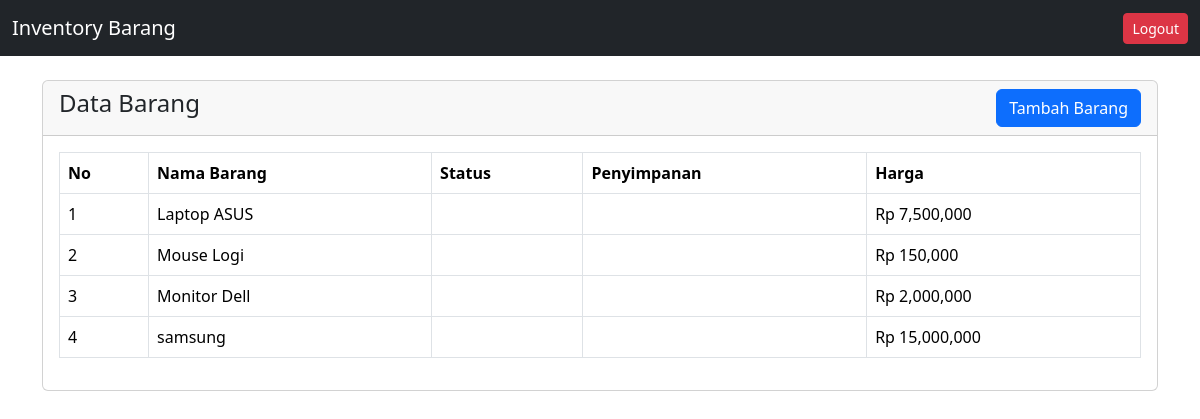
/pengguna/index.php, run on the app's committed database.
### tables this page shows
CREATE TABLE `barang` (
  `id` int(11) NOT NULL,
  `nama_barang` varchar(100) NOT NULL,
  `status_id` varchar(50) DEFAULT NULL,
  `penyimpanan_id` varchar(100) DEFAULT NULL,
  `harga_barang` int(11) DEFAULT NULL
);

### pengguna/index.php (the view, shortened to what this page needs)
<?php
include '../koneksi.php';
$data = mysqli_query($koneksi, "SELECT * FROM barang");
?>
<!DOCTYPE html>
<html>
<head>
    <link href="https://cdn.jsdelivr.net/npm/bootstrap@5.3.3/dist/css/bootstrap.min.css" rel="stylesheet">
</head>
<body>
    <nav class="navbar navbar-dark bg-dark">
        <div class="container-fluid">
            <span class="navbar-brand">
                Inventory Barang
            </span>
            <div>
                <a href="../logout.php" class="btn btn-danger btn-sm">
                    Logout
                </a>
            </div>
        </div>
    </nav>
    <div class="container mt-4">
        <div class="card">
            <div class="card-header d-flex justify-content-between">
                <h4>Data Barang</h4>
                <?php if ($_SESSION['role'] == 'admin' || 'pengguna') { ?>
                    <a href="tambah_barang.php" class="btn btn-primary">
                        Tambah Barang
                    </a>
                <?php } ?>
            </div>
            <div class="card-body">
                <table class="table table-bordered">
                    <tr>
                        <th>No</th>
                        <th>Nama Barang</th>
                        <th>Status</th>
                        <th>Penyimpanan</th>
                        <th>Harga</th>
                    </tr>
                    <?php
                    $no = 1;
                    while ($row = mysqli_fetch_assoc($data)) {
                    ?>
                        <tr>
                            <td><?= $no++; ?></td>
                            <td><?= $row['nama_barang']; ?></td>
                            <td><?= $row['status_barang']; ?></td>
                            <td><?= $row['penyimpanan_barang']; ?></td>
                            <td>Rp <?= number_format($row['harga_barang']); ?></td>
                        </tr>
                    <?php } ?>
                </table>
            </div>
        </div>
    </div>
</body>
</html>

### data on the page
barang: nama_barang "Laptop ASUS", harga_barang "7,500,000"
barang: nama_barang "Mouse Logi", harga_barang "150,000"
barang: nama_barang "Monitor Dell", harga_barang "2,000,000"
barang: nama_barang "samsung", harga_barang "15,000,000"
